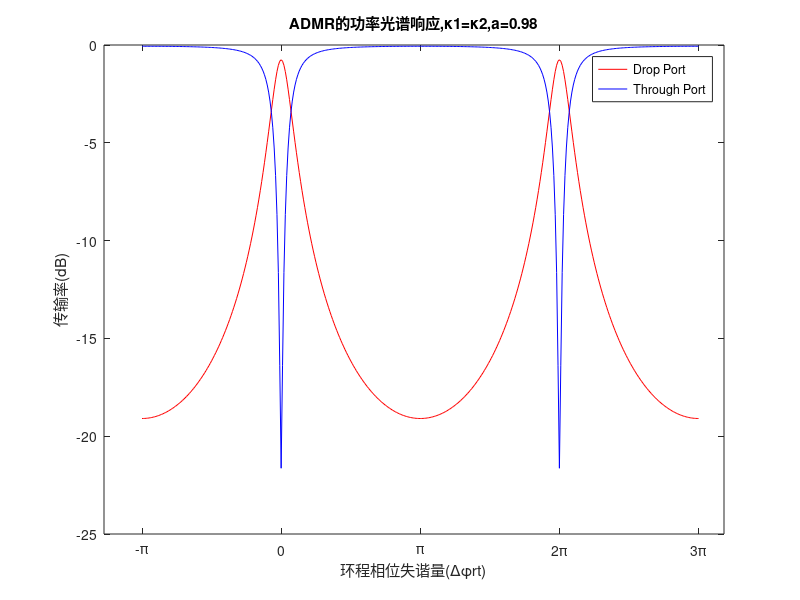

MATLAB code for this plot:
clear all;
close all;

phase_rt = (-pi:pi/100:3*pi);                                               % 遍历环程相移

% coupler 1 
k1 = sqrt(0.2);                                                             % 定义耦合系数k1
t1 = sqrt(1-(k1)^2);                                                        % 耦合无损耗情况下，定义传输系数t1
M1 = [t1,-1i*k1; -1i*k1,t1];                                                % 传输矩阵

% ring
R = 8*1e-6;                                                                 % 定义环腔半径
L_rt = 2*pi*R;                                                              % 求环程长度
a = 0.98;                                                                   % 环程透过系数a

% coupler 2
k2 = sqrt(0.2);                                                             % 定义耦合系数k2
t2 = sqrt(1-(k2)^2);                                                        % 耦合无损耗情况下，定义传输系数t2
M2 = [t2,-1i*k2; -1i*k2,t2];                                                % 传输矩阵

% coupler 2 for critical coulping
% t2 = t1/a;                                                                  % 定义耦合系数k2,临界耦合条件下
% k2 = sqrt(1-(k1)^2);                                                        % 耦合无损耗情况下，定义传输系数t2
% M2 = [t2 -1i*k2; -1i*k2 t2];                                                % 传输矩阵

% response
Through = zeros(1,length(phase_rt));                                        % 直通端矩阵
Drop = zeros(1,length(phase_rt));                                           % 下载端矩阵


for ii = 1:length(phase_rt)
    P = [0,sqrt(a)*exp(-1i*phase_rt(ii)/2); 1/(sqrt(a)*exp(-1i*phase_rt(ii)/2)),0]; % 微环的传输矩阵
    H = M1*P*M2;
    
    Ht = (t1-t2*a*exp(-1i*phase_rt(ii)))/(1-t1*t2*a*exp(-1i*phase_rt(ii))); %传递函数法
    Hd = -(k1*k2*sqrt(a)*exp(-1i*phase_rt(ii)/2))/(1-t1*t2*a*exp(-1i*phase_rt(ii)));    

    Tt = (abs(Ht))^2;                                                       % 功率光谱响应
    Td = (abs(Hd))^2;
                                                                            % 总传输矩阵
    Through(ii) = Tt;
    Drop(ii) = Td;
end

figure(1);                                                                  % 绘图
box on;

plot(phase_rt,10*log10(Drop),'r');

hold on;

plot(phase_rt,10*log10(Through),'b');

set(gca,'XTick',(-pi:pi:3*pi));                                              % 设置x坐标
set(gca,'XtickLabel',{'-π','0','π','2π','3π'});
xlabel('环程相位失谐量(Δφrt)');

set(gca,'YTick',[-30,-25,-20,-15,-10,-5,0,]);                               % 设置y坐标
set(gca,'YtickLabel',{'-30','-25','-20','-15','-10','-5','0'});
ylabel('传输率(dB)');

title('ADMR的功率光谱响应,κ1=κ2,a=0.98');                                                 % 设置图表名称
legend('Drop Port','Through Port');                                         % 设置图例

